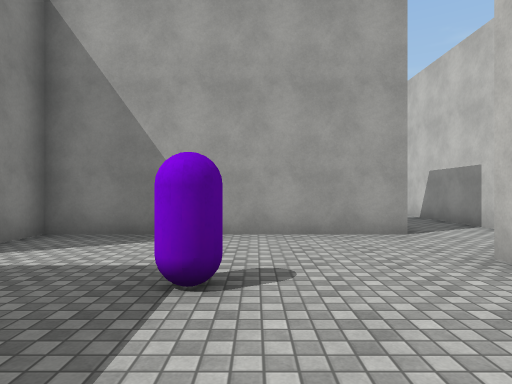
View 1 (above)

24 first-person views from a walk through a 3-D level made in the Unity game engine. The camera is 1.4 m above the floor, looks level and sees 75° across. The floor is counted in squares, 2 m on a side. Each view is taken from the middle of a square. On the plan, view 1 faces up. The plan holds only what a view shows up to about 10 squares ahead; the rest is blank. The place goes on beyond the plan. The player character is not drawn. Surface patterns are stand-ins for the level's own textures.

View 2
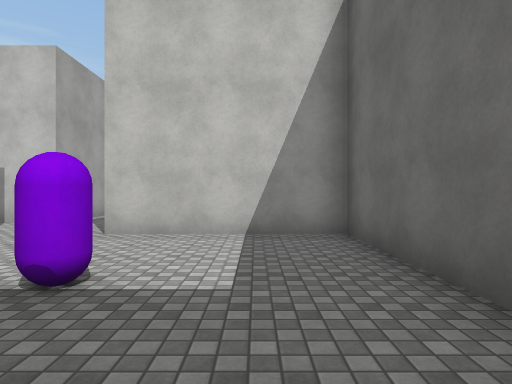

View 3
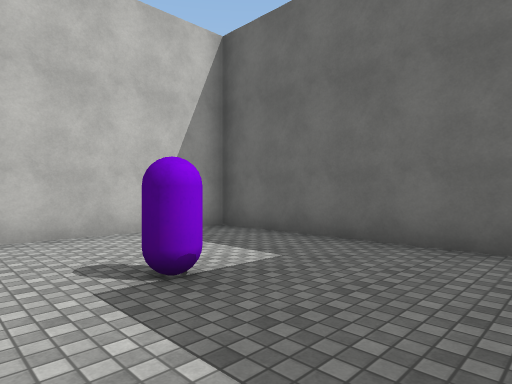

View 4
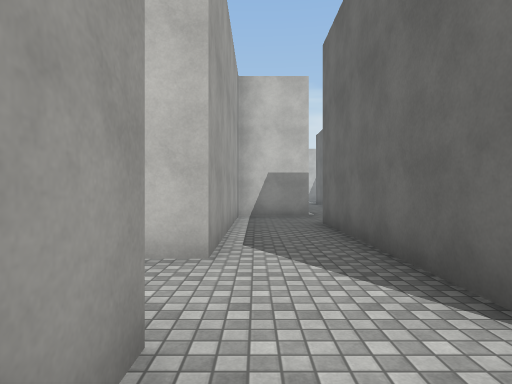

View 5
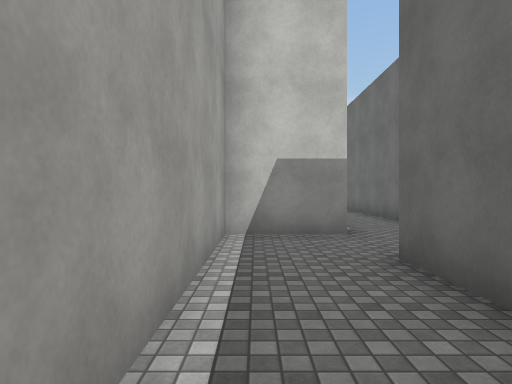

View 6
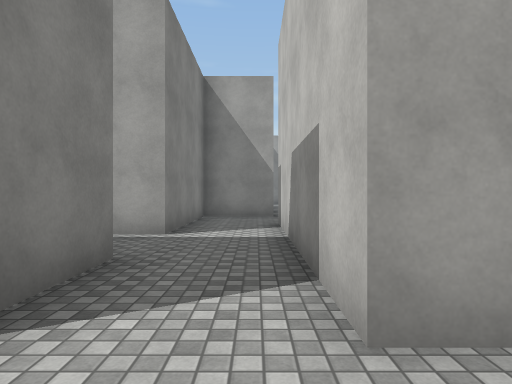

View 7
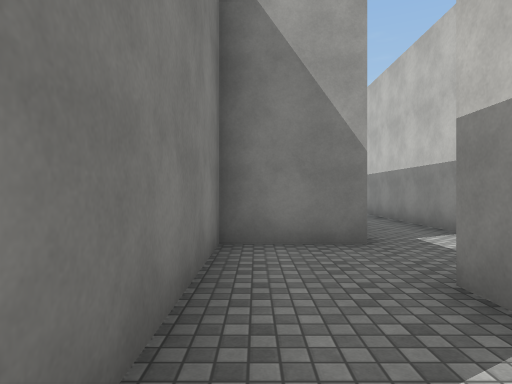

View 8
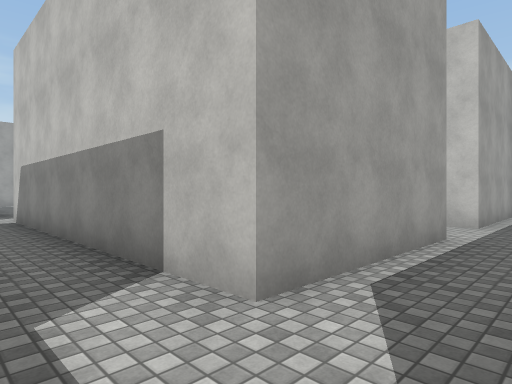

View 9
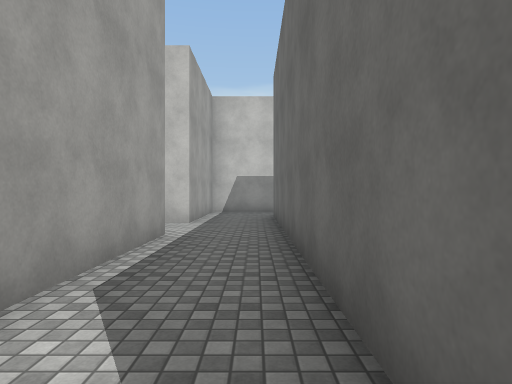

View 10
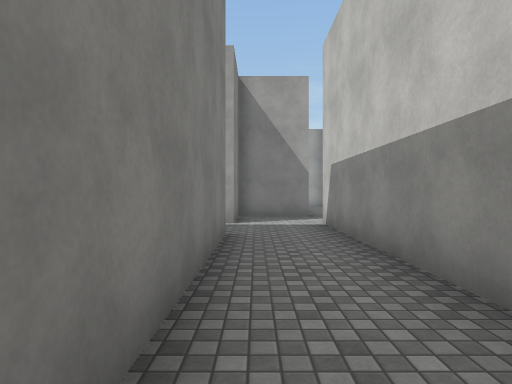

View 11
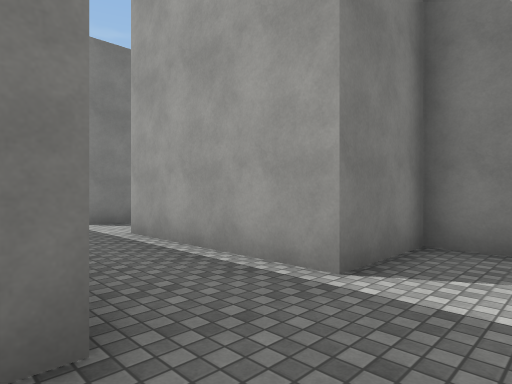

View 12
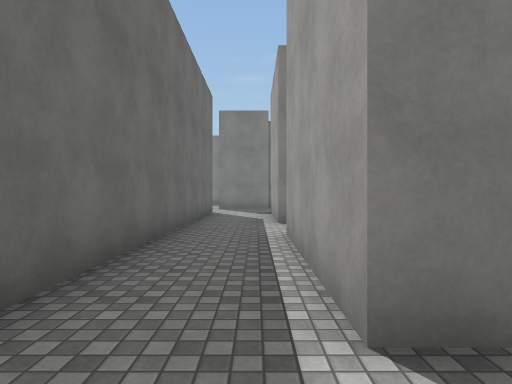

View 13
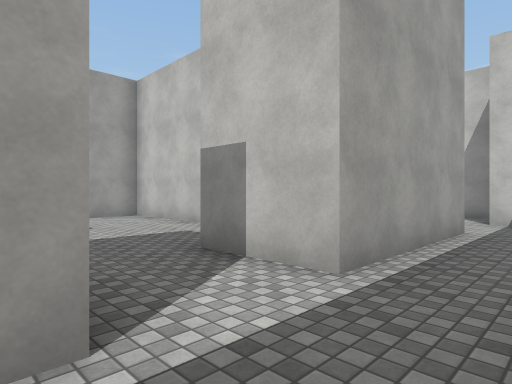

View 14
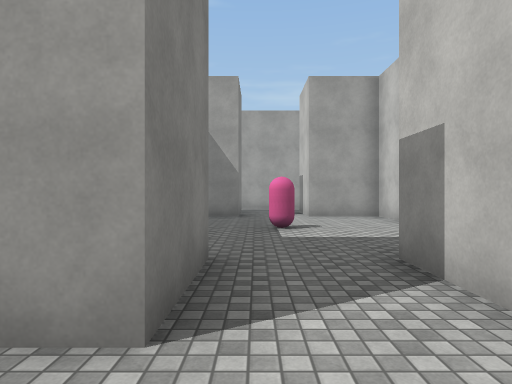

View 15
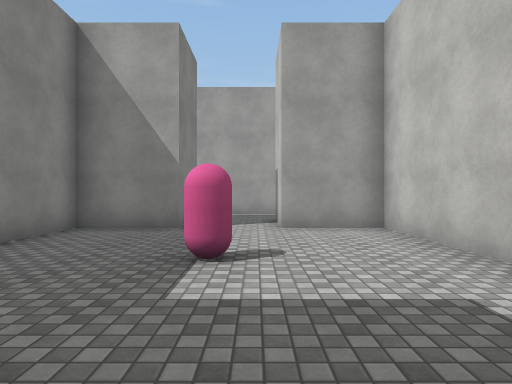

View 16
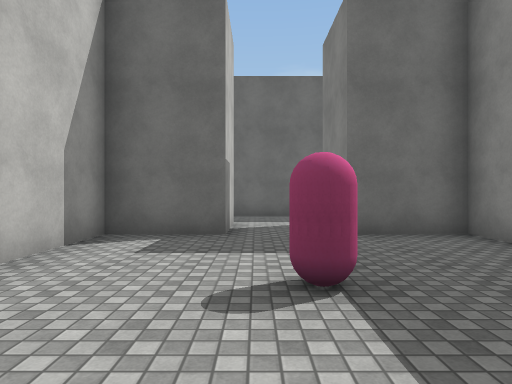

View 17
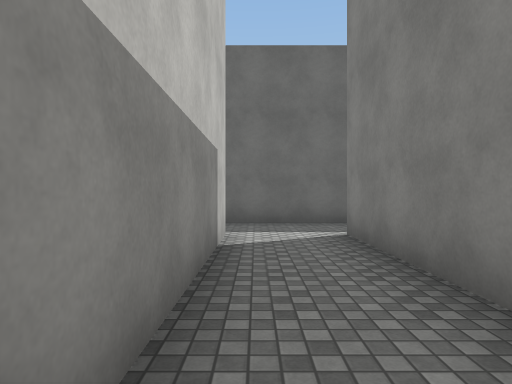

View 18
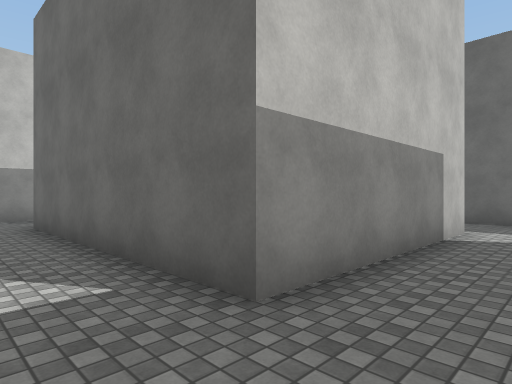

View 19
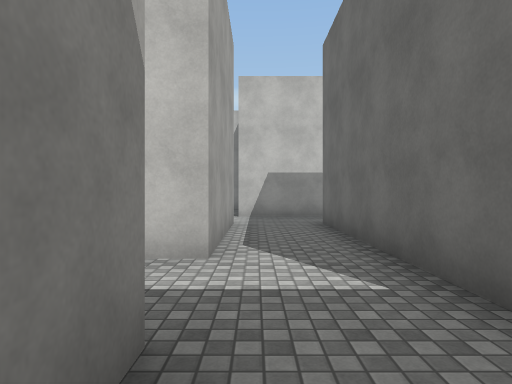

View 20
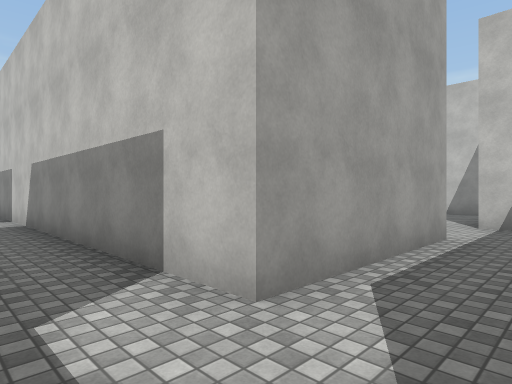

View 21
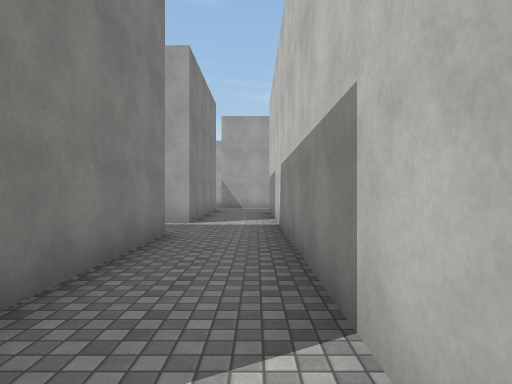

View 22
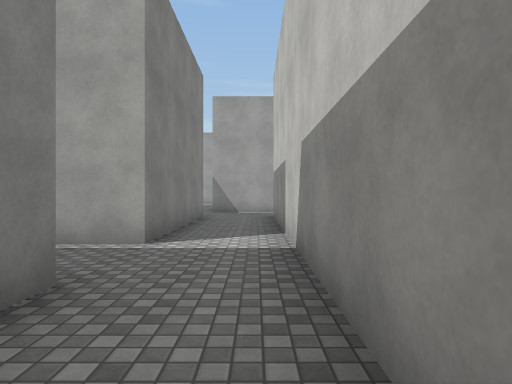

View 23
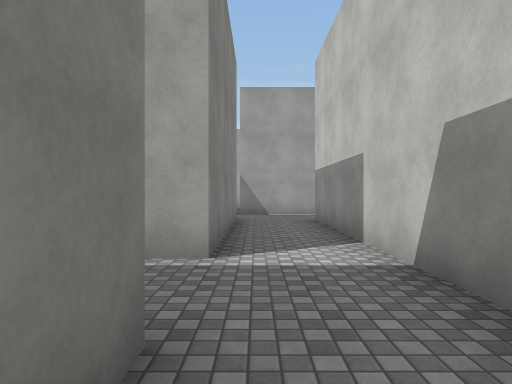

View 24
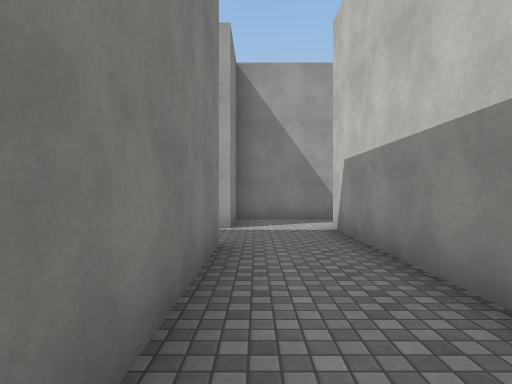

### Floor plan
Points are (right, up) in squares from view 1. A wall is a line through its corners. A room is listed if a view was taken in it or the views show most of it. See-through windows are left out.
Room 1 (views 1, 2, 3, 4)
walls: (-2.5, -0.5) (2.5, -0.5) (2.5, 3.5); (1.5, 5.5) (-3.5, 5.5) (-3.5, 4.9)
ways out: opening at (2.5, 4.5) to room 2
objects: other object (-1, 2) to (0, 3)
Room 2 (views 5, 6, 8, 9, 10, 11, 12, 13, 14, 15, 17, 18, 19, 20, 21, 22, 23, 24)
walls: (14.4, 13.5) (12.5, 13.5) (12.5, 18.5) (18.5, 18.5) (18.5, 14.6); (10.5, 17.1) (10.5, 13.5) (6.5, 13.5) (6.5, 21.5); (20.5, 15.9) (20.5, 20.5); (12.5, 20.5) (11.6, 20.5); (5.6, 11.5) (14.2, 11.5); (4.6, 13.5) (2.5, 13.5) (2.5, 9.5); (4.5, 9.5) (4.5, 11.5); (10.5, 3.5) (10.5, 5.5) (4.5, 5.5) (4.5, 7.5); (8.5, 21.8) (8.5, 22.5); (13.1, 1.5) (15, 1.5); (4.5, 19.6) (4.5, 14.6); (21, 22.5) (18.5, 22.5) (18.5, 20.5) (14.5, 20.5) (14.5, 32.5); (12.5, 25.5) (12.5, 21.9); (2.5, 7.5) (2.5, 5.9); (6.5, 23.5) (4.5, 23.5) (4.5, 21.5) (0.5, 21.5) (0.5, 23.5); (2.5, 5.5) (1.5, 5.5); (2.9, 3.5) (8.5, 3.5); (-3.5, 19.5) (4.1, 19.5); (-1.5, 23.5) (-1.5, 21.5) (-3.2, 21.5); (12.5, 32.5) (12.5, 27.5) (11.3, 27.5)
ways out: opening at (2.5, 4.5) to room 1; opening at (3.5, 6.5) to room 3; opening at (3.5, 10.5) to room 3; opening at (-0.5, 22.5) to room 4; opening at (13.5, 12.5); opening at (14, 33); opening at (21.5, 21.5)
Room 3 (view 7)
walls: (2.5, 9.5) (1.6, 9.5); (4.5, 7.5) (4.5, 9.5)
ways out: opening at (3.5, 6.5) to room 2; opening at (3.5, 10.5) to room 2
Room 4 (view 16)
walls: (-1.5, 29.5) (-3.5, 29.5) (-3.5, 28.9); (0.5, 23.5) (2.5, 23.5) (2.5, 29.5) (0.5, 29.5); (-3.5, 23.5) (-1.5, 23.5)
ways out: opening at (-0.5, 22.5) to room 2; opening at (-0.5, 30.5)
objects: other object (-1, 26) to (0, 27)

Where each view was taken, in squares from view 1:
view 1: 0 up, 0 right, facing up
view 2: 1 up, 3 left, facing right
view 3: 4 up, 3 left, facing down-right
view 4: 5 up, 1 right, facing right
view 5: 5 up, 5 right, facing right
view 6: 4 up, 4 right, facing up
view 7: 9 up, 3 right, facing up
view 8: 12 up, 5 right, facing up-right
view 9: 12 up, 5 right, facing right
view 10: 14 up, 5 right, facing up
view 11: 19 up, 6 right, facing up-left
view 12: 21 up, 6 right, facing left
view 13: 20 up, 2 left, facing up-right
view 14: 20 up, 1 left, facing up
view 15: 23 up, 0 right, facing up
view 16: 29 up, 0 right, facing down
view 17: 19 up, 12 right, facing down
view 18: 20 up, 11 right, facing down-right
view 19: 20 up, 11 right, facing right
view 20: 19 up, 13 right, facing up-right
view 21: 20 up, 14 right, facing up
view 22: 23 up, 14 right, facing up
view 23: 24 up, 13 right, facing up
view 24: 14 up, 19 right, facing up
